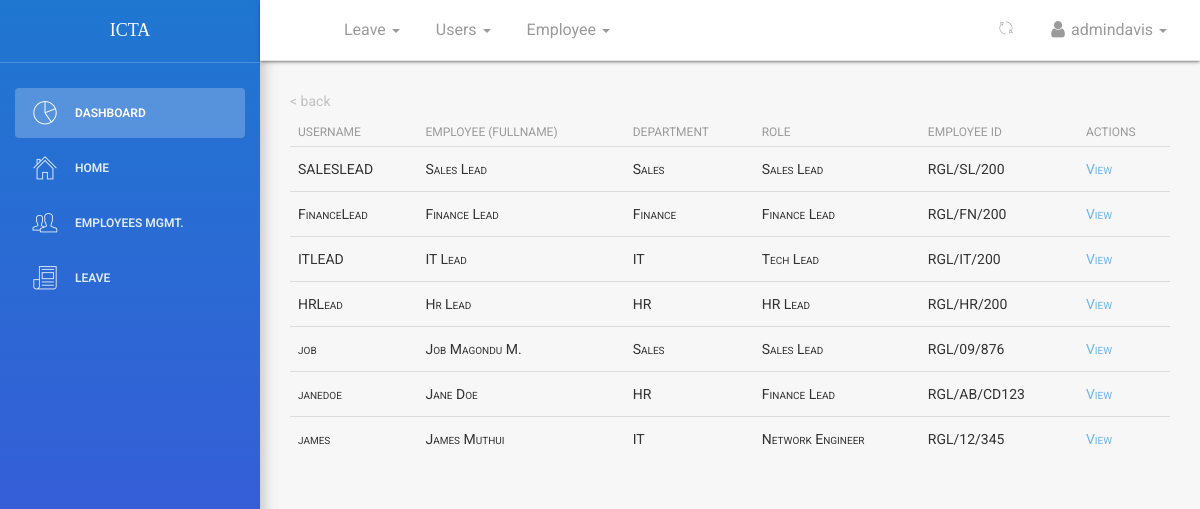
Page /dashboard/employees/all/ (signed in) on the committed database.
### employee/models.py (models this page shows, shortened)
class Employee(models.Model):
    MALE = 'male'
    FEMALE = 'female'
    OTHER = 'other'
    NOT_KNOWN = 'Not Known'
    GENDER = (
    (MALE,'Male'),
    (FEMALE,'Female'),
    (OTHER,'Other'),
    (NOT_KNOWN,'Not Known'),
    )
    MR = 'Mr'
    MRS = 'Mrs'
    MSS = 'Mss'
    DR = 'Dr'
    SIR = 'Sir'
    MADAM = 'Madam'
    TITLE = (
    (MR,'Mr'),
    (MRS,'Mrs'),
    (MSS,'Mss'),
    (DR,'Dr'),
    (SIR,'Sir'),
    (MADAM,'Madam'),
    )
    FULL_TIME = 'Full-Time'
    PART_TIME = 'Part-Time'
    CONTRACT = 'Contract'
    INTERN = 'Intern'
    EMPLOYEETYPE = (
    (FULL_TIME,'Full-Time'),
    (PART_TIME,'Part-Time'),
    (CONTRACT,'Contract'),
    (INTERN,'Intern'),
    )
    user = models.ForeignKey(User,on_delete=models.CASCADE,default=1)
    image = models.FileField(_('Profile Image'),upload_to='profiles',default='default.png',blank=True,null=True,help_text='upload image size less than 2.0MB')#work on path username-date/image
    firstname = models.CharField(_('Firstname'),max_length=125,null=False,blank=False)
    lastname = models.CharField(_('Lastname'),max_length=125,null=False,blank=False)
    othername = models.CharField(_('Othername (optional)'),max_length=125,null=True,blank=True)
    birthday = models.DateField(_('Birthday'),blank=False,null=False)
    department =  models.ForeignKey(Department,verbose_name =_('Department'),on_delete=models.SET_NULL,null=True,default=None)
    role =  models.ForeignKey(Role,verbose_name =_('Role'),on_delete=models.SET_NULL,null=True,default=None)
    startdate = models.DateField(_('Employement Date'),help_text='date of employement',blank=False,null=True)
    employeetype = models.CharField(_('Employee Type'),max_length=15,default=FULL_TIME,choices=EMPLOYEETYPE,blank=False,null=True)
    employeeid = models.CharField(_('Employee ID Number'),max_length=10,null=True,blank=True)
    dateissued = models.DateField(_('Date Issued'),help_text='date staff id was issued',blank=False,null=True)
    is_blocked = models.BooleanField(_('Is Blocked'),help_text='button to toggle employee block and unblock',default=False)
    is_deleted = models.BooleanField(_('Is Deleted'),help_text='button to toggle employee deleted and undelete',default=False)
    created = models.DateTimeField(verbose_name=_('Created'),auto_now_add=True,null=True)
    updated = models.DateTimeField(verbose_name=_('Updated'),auto_now=True,null=True)
    objects = EmployeeManager()
    class Meta:
        verbose_name = _('Employee')
        verbose_name_plural = _('Employees')
        ordering = ['-created']
    @property
    def get_full_name(self):
        fullname = ''
        firstname = self.firstname
        lastname = self.lastname
        othername = self.othername
        if (firstname and lastname) or othername is None:
            fullname = firstname +' '+ lastname
            return fullname
        elif othername:
            fullname = firstname + ' '+ lastname +' '+othername
            return fullname
        return

class Department(models.Model):
    name = models.CharField(max_length=125)
    description = models.CharField(max_length=125,null=True,blank=True)
    department_head= models.ForeignKey(User,on_delete=models.SET_NULL,null=True,blank=True)
    created = models.DateTimeField(verbose_name=_('Created'),auto_now_add=True)
    updated = models.DateTimeField(verbose_name=_('Updated'),auto_now=True)
    class Meta:
        verbose_name = _('Department')
        verbose_name_plural = _('Departments')
        ordering = ['name','created']
    def __str__(self):
        return self.name

class Role(models.Model):
    name = models.CharField(max_length=125)
    description = models.CharField(max_length=125,null=True,blank=True)
    created = models.DateTimeField(verbose_name=_('Created'),auto_now_add=True)
    updated = models.DateTimeField(verbose_name=_('Updated'),auto_now=True)
    class Meta:
        verbose_name = _('Role')
        verbose_name_plural = _('Roles')
        ordering = ['name','created']

### dashboard/views.py (the view)
# urls.py: path('employees/all/',views.dashboard_employees,name='employees'),
def dashboard_employees(request):
	if not (request.user.is_authenticated and request.user.is_superuser or request.user.is_staff):
		return redirect('/')
	dataset = dict()
	departments = Department.objects.all()
	employees = Employee.objects.all()
	if request.user.is_superuser or request.user.is_staff:
		try:
			department=Department.objects.get(department_head_id=request.user.id)
		except Department.DoesNotExist:
			department=None
	else:
		department=request.user.employee.department
	if department:
		employees = employees.filter(department = department)
	query = request.GET.get('search')
	if query:
		employees = employees.filter(
			Q(firstname__icontains = query) |
			Q(lastname__icontains = query)
		)
	paginator = Paginator(employees, employees.count()) #show 10 employee lists per page
	page = request.GET.get('page')
	employees_paginated = paginator.get_page(page)
	blocked_employees = Employee.objects.all_blocked_employees()
	dataset['departments'] = departments
	dataset['employees_paginated'] = employees_paginated
	dataset['blocked_employees'] = blocked_employees
	print(departments,employees_paginated,)
	return render(request,'dashboard/employee_app.html',dataset)

### employee/managers.py (called while the page is built)
    def get_queryset(self):
        return super().get_queryset().filter(is_deleted=False)

    def all_blocked_employees(self):
        return super().get_queryset().filter(is_blocked=True)

### templates/dashboard/employee_app.html (shortened to what this page needs)
{% extends '_layout.html' %}
 {% block navheader %}
 	{% include 'includes/navheader_employee_app.html' %}
 {% endblock %}
 {% block content %}
        <section class="content">
            <section class="container-fluid">
            	<section class="row">
	            		<section class="col col-lg-12">
	            			<a href="{{request.META.HTTP_REFERER|escape}}" style="color:#c1c1c1;">&lt; back</a>
	            		</section>
            	</section>
            	   <section class="row">
                        <section class="col col-sm-8 offset-sm-2">
                        </section>
                    </section>
								<table class="table">
									<thead>
									  <tr>
										<th scope="col">Username</th>
										<th scope="col">Employee (fullname) </th>
										<th scope="col">Department</th>
										<th scope="col">Role</th>
										<th scope="col">Employee ID</th>
										<th scope="col">Actions</th>
									  </tr>
									</thead>
									<tbody>
										{% for emp in employees_paginated %}
										<tr>
											<td>{{ emp.user.username}}</td>
											<td>{{  emp.get_full_name}}</td>
											<td>{{  emp.department.name}}</td>
											<td>{{  emp.role.name}}</td>
											<td>{{  emp.employeeid}}</td>
											<td>
												<a href="{% url 'dashboard:employeeinfo' emp.pk%} " style="color:#6CB4EE ;">View
												</a>
											</td>
										</tr>
									 {% endfor %}
									</tbody>
							  </table>
	            			</div>
 {% endblock %}

### templates/includes/navheader_employee_app.html (shortened to what this page needs)
 {% load static %}
 <nav class="navbar navbar-default navbar-fixed shadow">
            <div class="container-fluid">
                <div class="collapse navbar-collapse">
                    <ul class="nav navbar-nav navbar-left">
                        <li>
                            <a href="" class="dropdown-toggle" data-toggle="dropdown">
                            </a>
                        </li>
                        <li class="dropdown">
                              <a href="" class="dropdown-toggle" data-toggle="dropdown">
                                    <p>
                                        Leave
                                        <b class="caret"></b>
                                    </p>
                              </a>
                        </li>
                        {% if request.user.is_superuser or request.user.is_staff %}
                        <li class="dropdown">
                              <a href="" class="dropdown-toggle" data-toggle="dropdown">
                                    <p>
                                        Users
                                        <b class="caret"></b>
                                    </p>
                              </a>
                        </li>
                        {% if request.user.is_superuser or request.user.is_staff %}
                        <li class="dropdown">
                              <a href="" class="dropdown-toggle" data-toggle="dropdown">
                                    <p>
                                        Employee
                                        <b class="caret"></b>
                                    </p>
                              </a>
                        </li>
                        {% endif %}
                        {% endif %}
                    </ul>
                    <ul class="nav navbar-nav navbar-right">
                        <li class="dropdown">
                              <a href="" class="dropdown-toggle refresh-page" data-toggle="dropdown" title="refresh current page">
                                    <i class="pe-7s-refresh-2"></i>
                              </a>
                        </li>
                        <li class="dropdown">
                              <a href="" class="dropdown-toggle" data-toggle="dropdown">
                                    <p>
                                        <i class="fa fa-user"></i> {{ request.user}}
                                        <b class="caret"></b>
                                    </p>
                              </a>
                        </li>
                    </ul>
                </div>
            </div>
        </nav>

### rows in the picture
Employee: user.username "SALESLEAD", get_full_name "Sales Lead", department.name "Sales", role.name "Sales Lead", employeeid "RGL/SL/200"
Employee: user.username "FinanceLead", get_full_name "Finance Lead", department.name "Finance", role.name "Finance Lead", employeeid "RGL/FN/200"
Employee: user.username "ITLEAD", get_full_name "IT Lead", department.name "IT", role.name "Tech Lead", employeeid "RGL/IT/200"
Employee: user.username "HRLead", get_full_name "Hr Lead", department.name "HR", role.name "HR Lead", employeeid "RGL/HR/200"
Employee: user.username "job", get_full_name "Job Magondu M.", department.name "Sales", role.name "Sales Lead", employeeid "RGL/09/876"
Employee: user.username "janedoe", get_full_name "Jane Doe", department.name "HR", role.name "Finance Lead", employeeid "RGL/AB/CD123"
Employee: user.username "james", get_full_name "James Muthui", department.name "IT", role.name "Network Engineer", employeeid "RGL/12/345"

### other values in the picture
{{ request.user }} "admindavis"
